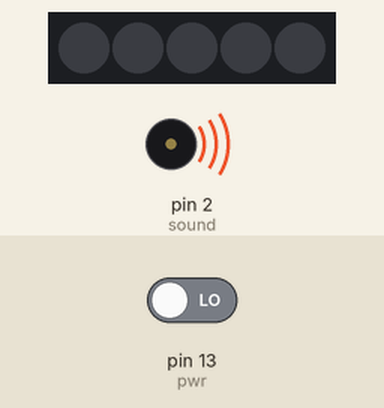
Bench run of a sketch on a simulated Arduino Uno, built with avr-gcc and run on an emulated ATmega328P. Shown: 5 RGB LEDs in strip order, left to right, buzzer (waves = sounding). The test bench sets the inputs (shaded band); at power-on: pin 13 (pwr) LOW.

Above: at 6.0 s.
6.1 s: pin 13 (pwr) driven LOW
8.1 s: pin 13 (pwr) driven HIGH
At 9.52 s:
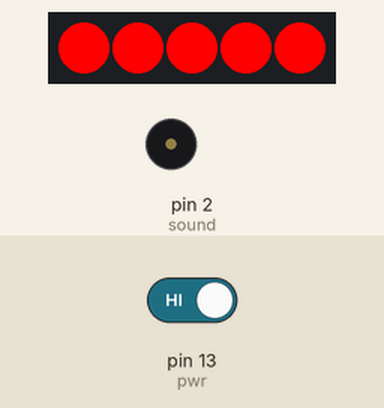
Timing chart, 0 to 11.1 s (numbered marks = the images above; inputs shaded):
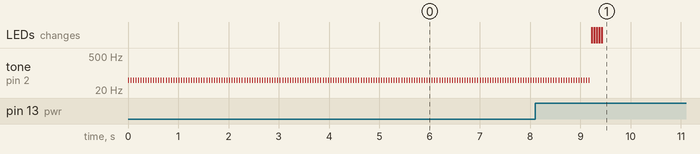

Measured:
- after the input at 8.1 s, tone on pin 2 (sound): goes on until 9.2 s, then stays silent; the LEDs: first change after 1.1 s (image 1 shows a later state)
- by itself, tone on pin 2 (sound): alternates 50 Hz for 0.01 s and silent for 0.04 s

The sketch:

LightSaber.ino
```cpp
#include <Adafruit_NeoPixel.h>
#define pwr 13
#define colr 3
#define sound 2
#define NUMPIXELS 5
Adafruit_NeoPixel pixels(NUMPIXELS, colr, NEO_GRB + NEO_KHZ800);
void setup() {
pixels.begin();
pinMode(pwr, INPUT);
}
void loop() {
  pixels.begin();
 if (digitalRead(pwr)==1)
 {
  for(int i=0; i<=NUMPIXELS; i++) {
  pixels.setPixelColor(i, pixels.Color(255, 0, 0));
  pixels.show();
  tone(sound, 60, 5);
  delay(50);
  }
 }else if(digitalRead(pwr)==0){
  for(int i=60; i>=0; i--) {
  pixels.setPixelColor(i, pixels.Color(0, 0, 0));
  pixels.show();
  tone(sound, 50, 10);
  delay(50);
  }
 }
}
```
